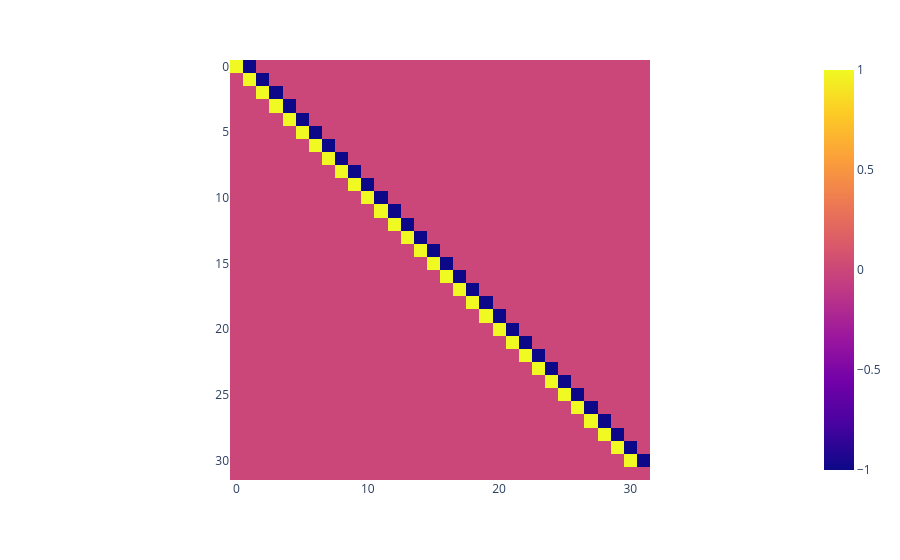

Notebook code for this chart:
### Code cell
# -------- GENERAL OPERATORS --------
def fornberg(x, m):
    """
    Calculate the weights of a finite difference approximation of the m-th derivative
    with maximal order of accuracy at 0 using the nodes x.
    
    This function implements the algorithm from Fornberg (1998):
      "Calculation of Weights in Finite Difference Formulas"
      SIAM Rev. 40.3, pp. 685-691.
    
    Parameters
    ----------
    x : array_like
        The nodes at which the approximation is based.
    m : int
        The derivative order.
    
    Returns
    -------
    weights : ndarray
        An array of weights corresponding to the nodes in x for approximating the m-th derivative.
    """
    x = np.sort(np.array(x, dtype=float))
    z = 0.0
    n = len(x) - 1
    c = np.zeros((len(x), m + 1), dtype=float)
    c1 = 1.0
    c4 = x[0] - z
    c[0, 0] = 1.0
    
    for i in range(1, n + 1):
        mn = min(i, m)
        c2 = 1.0
        c5 = c4
        c4 = x[i] - z
        for j in range(i):
            c3 = x[i] - x[j]
            c2 *= c3
            if j == i - 1:
                for k in range(mn, 0, -1):
                    c[i, k] = c1 * (k * c[i-1, k-1] - c5 * c[i-1, k]) / c2
                c[i, 0] = -c1 * c5 * c[i-1, 0] / c2
            for k in range(mn, 0, -1):
                c[j, k] = (c4 * c[j, k] - k * c[j, k-1]) / c3
            c[j, 0] = c4 * c[j, 0] / c3
        c1 = c2
    return c[:, m]

def FD(N, coeffs=[1, -1]):
    """Finite Difference operator for first derivative (Periodic BCs)."""
    fd = np.zeros((N, N))
    l = len(coeffs)
    offsets = np.arange(-l//2, l//2)
    for offset, coeff in zip(offsets, coeffs):
        fd += np.roll(coeff*np.eye(N), offset, axis=1)
    return fd

# Incidence Matrix
D = sp.diags([np.ones(N0), -np.ones(N0-1)], [0, 1], format='csc')                       # Incidence matrix
D[0,0]= 1                                                                               # Boundary condition (left, DBC) (TODO: Last Spring DOF is wrapped around!)
D[-1,-1] = 0                                                                            # Boundary condition (right, DBC)

# Derivative operator D
# order = 8                                                                               # Accuracy order of the derivative
# dx = 1                                                                                  # Grid spacing
# pos = np.arange(-order, order) + 0.5
# coeffs = fornberg(pos, dx)
# D = sp.csr_array(FD(N//2, coeffs)).T



px.imshow(D.toarray())

### Figure 1 — Plotly figure (JSON) as saved in the notebook; plotly's stock layout.template omitted (floating-point values rounded to 4 significant figures; data arrays with more than 128 entries replaced by an {"elided": "..."} marker saying what was removed)
{"data": [{"coloraxis": "coloraxis", "hovertemplate": "x: %{x}<br>y: %{y}<br>color: %{z}<extra></extra>", "name": "0", "type": "heatmap", "xaxis": "x", "yaxis": "y", "z": {"elided": "32x32 float values"}}], "layout": {"coloraxis": {"colorscale": [[0, "#0d0887"], [0.1111, "#46039f"], [0.2222, "#7201a8"], [0.3333, "#9c179e"], [0.4444, "#bd3786"], [0.5556, "#d8576b"], [0.6667, "#ed7953"], [0.7778, "#fb9f3a"], [0.8889, "#fdca26"], [1, "#f0f921"]]}, "margin": {"t": 60}, "xaxis": {"anchor": "y", "constrain": "domain", "domain": [0, 1], "scaleanchor": "y"}, "yaxis": {"anchor": "x", "autorange": "reversed", "constrain": "domain", "domain": [0, 1]}}}
